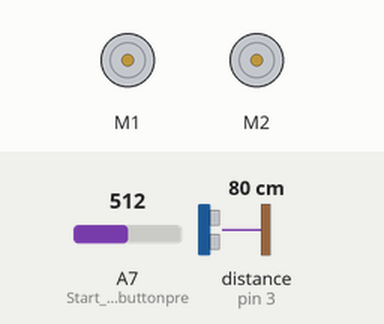
The sketch below on a simulated Arduino Nano, built with avr-gcc and run on an emulated ATmega328P. Shown: 2 × DC motor (green arrow = forward, orange = backward, longer = faster). Inputs (shaded band) come from the test bench; at power-on: A7 (Start_Code_when_buttonpre) = 512, distance to the obstacle (sensor on pin 3) 80 cm.

Above: at 0.8 s.
0.9 s: A7 (Start_Code_when_buttonpre) set to 0
At 1.9 s:
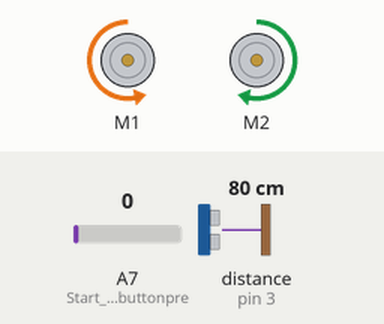
2.4 s: distance to the obstacle (sensor on pin 3) set to 8 cm
3.9 s: distance to the obstacle (sensor on pin 3) set to 5 cm
At 6.7 s:
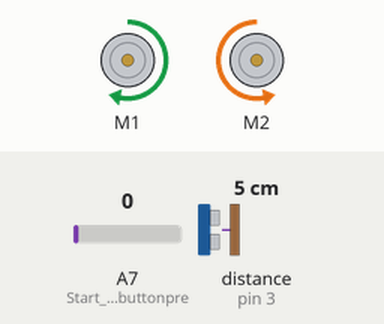
6.9 s: distance to the obstacle (sensor on pin 3) set to 9 cm
9.9 s: distance to the obstacle (sensor on pin 3) set to 2 cm
At 11.3 s:
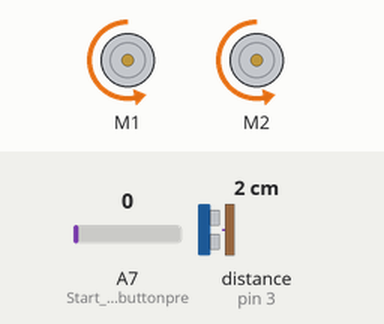
Timing chart, 0 to 13.9 s (numbered marks = the images above; inputs shaded):
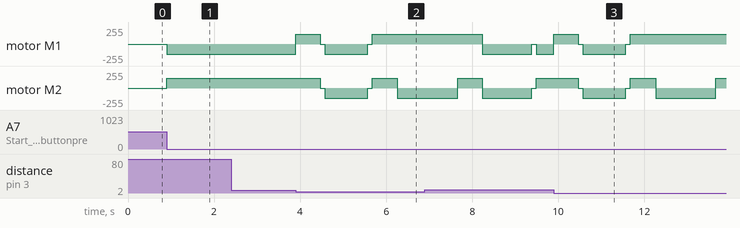

Measured:
- the behaviour switches between 7 and 6 cm on distance to the obstacle (sensor on pin 3) (found by bisection; images 1 and 2)
- after the input at 0.9 s, motor M1: stopped → backward 150/255 at once; motor M2: stopped → forward 150/255 at once
- after the input at 2.4 s, every drawn part: stays the same

The sketch:

Maze.ino
```cpp
//Taehong Kim

#include <Arduino.h>
#include <MeMCore.h>
MeDCMotor motor1(M1);
MeDCMotor motor2(M2);
MeLineFollower lineFollower(PORT_2);
MeUltrasonicSensor ultrasonic(PORT_3);
unsigned long startMillis;
unsigned long currentMillis;
const unsigned long period = 1000;
const byte ledPin = 13;

int i = 0;

//turn 90 delay 800

void setup(){
  pinMode(A7, INPUT);//Start Code when buttonpressed
  while(analogRead(A7) != 0);
  Serial.begin(9600);
}


void loop(){
  if (ultrasonic.distanceCm() < 7){
    if(i==0){
      motor1.run(150);
      motor2.run(150);
      delay(570);
      i++;
      motor1.stop();
      motor2.stop();
      delay(100);
    }
    else if (i == 1){
      motor1.run(-150);
      motor2.run(-150);
      delay(1000);
      i++;
      motor1.stop();
      motor2.stop();
      delay(100);
    }
    else{
      motor1.run(150);
      motor2.run(150);
      delay(590);
      motor1.run(150);
      motor2.run(-150);
      delay(1400);
      motor1.run(150);
      motor2.run(150);
      delay(570);
      motor1.run(-150);
      motor2.run(-150);
      delay(1150);
      motor1.stop();
      motor2.stop();
      delay(100);
    }


  }
  else{
    i=0;
    motor1.run(-150);
    motor2.run(150);

  }
}
```
